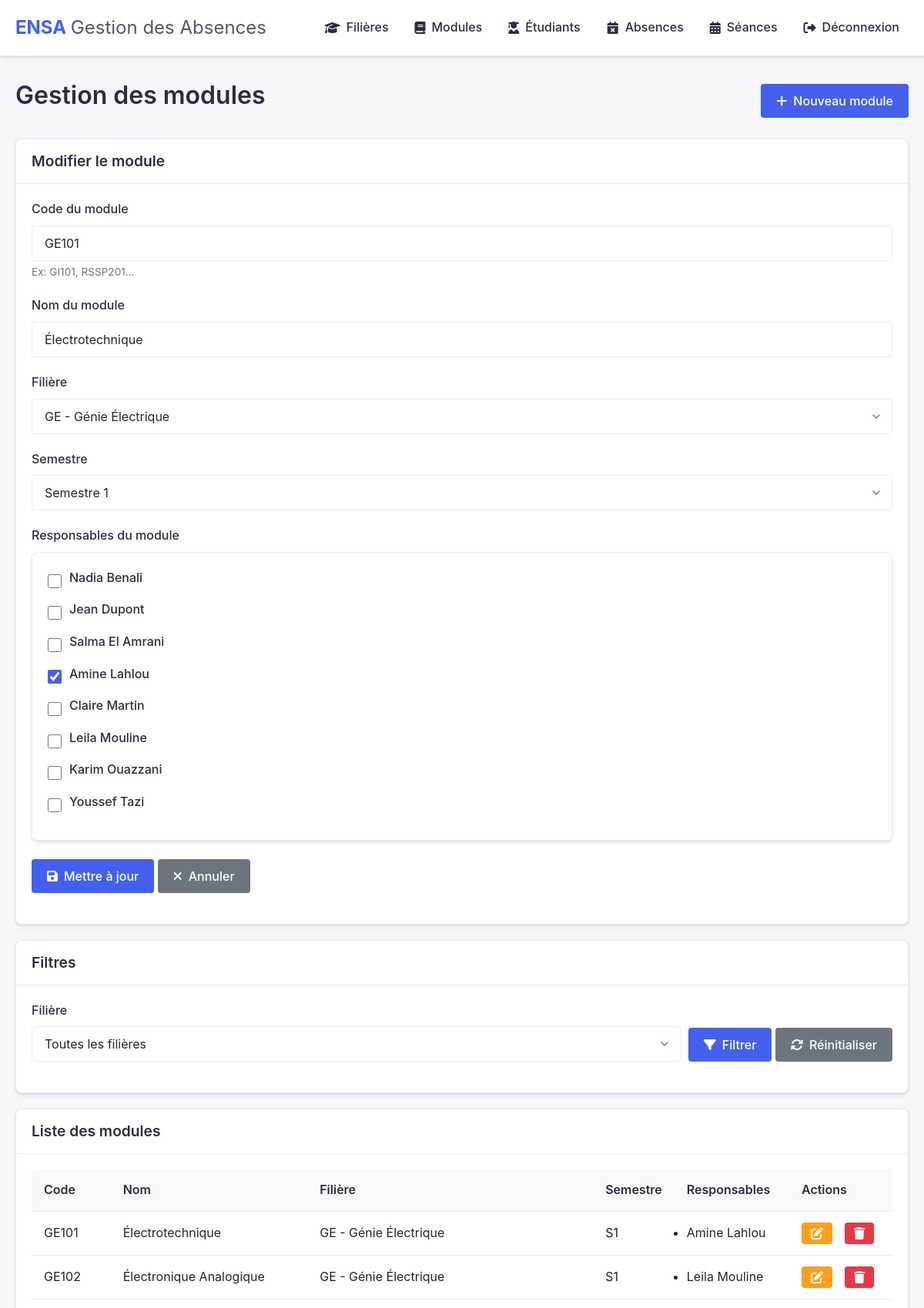
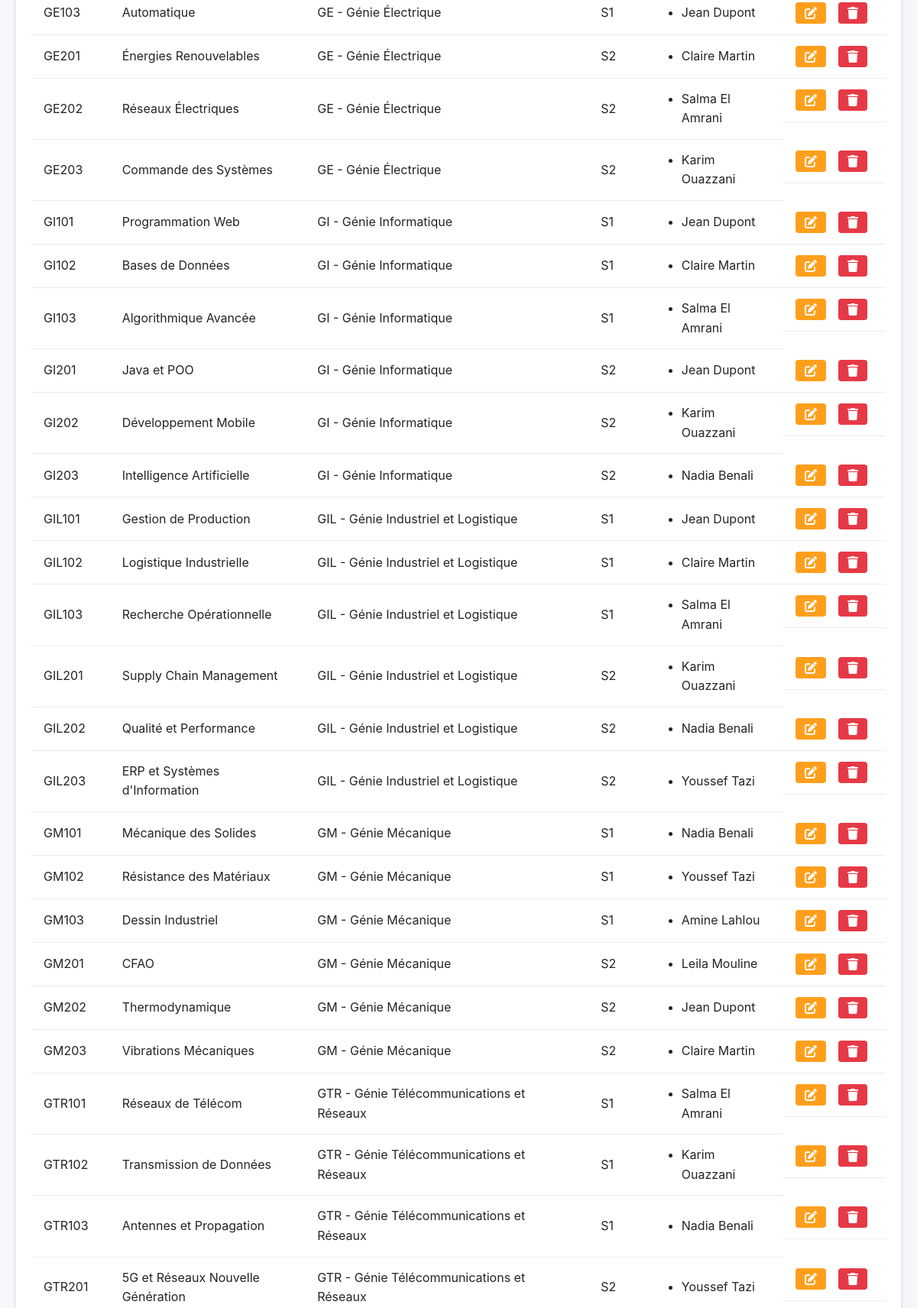
/admin/gestion_modules.php?edit=19 (signed in, upper part), run on the app's committed database (2 pictures, top to bottom).
### tables this page shows
CREATE TABLE IF NOT EXISTS responsables (
    id INT AUTO_INCREMENT PRIMARY KEY,
    nom VARCHAR(100) NOT NULL COMMENT 'Nom de famille',
    prenom VARCHAR(100) NOT NULL COMMENT 'Prénom',
    email VARCHAR(100) NOT NULL UNIQUE COMMENT 'Email professionnel',
    telephone VARCHAR(20) COMMENT 'Numéro de téléphone',
    INDEX idx_responsable_email (email)
);

CREATE TABLE IF NOT EXISTS modules (
    id INT AUTO_INCREMENT PRIMARY KEY,
    code VARCHAR(20) NOT NULL UNIQUE COMMENT 'Code unique du module',
    nom VARCHAR(100) NOT NULL COMMENT 'Nom complet du module',
    filiere_id INT NOT NULL COMMENT 'Référence à la filière parente',
    semestre ENUM('S1', 'S2') NOT NULL COMMENT 'Semestre d\'enseignement',
    FOREIGN KEY (filiere_id) REFERENCES filieres(id) ON DELETE CASCADE,
    INDEX idx_module_filiere (filiere_id)
);

CREATE TABLE IF NOT EXISTS filieres (
    id INT AUTO_INCREMENT PRIMARY KEY,
    code VARCHAR(10) NOT NULL UNIQUE COMMENT 'Code court de la filière (ex: GI)',
    nom VARCHAR(100) NOT NULL COMMENT 'Nom complet de la filière',
    description VARCHAR(500) COMMENT 'Description courte de la filière',
    INDEX idx_filiere_code (code)
);

### admin/gestion_modules.php (the view, shortened to what this page needs)
<?php
$filieres = [];
$responsables = [];
$modules = [];
$module = [
    'id' => '',
    'code' => '',
    'nom' => '',
    'filiere_id' => '',
    'semestre' => '',
    'responsables' => []
];
$mode = 'create';
$filiere_filter = isset($_GET['filiere']) ? (int)$_GET['filiere'] : 0;
try {
    $pdo = connect();
    $stmt = $pdo->query("SELECT * FROM filieres ORDER BY code");
    $filieres = $stmt->fetchAll();
    $stmt = $pdo->query("SELECT * FROM responsables ORDER BY nom, prenom");
    $responsables = $stmt->fetchAll();
    if (isset($_GET['edit']) && !empty($_GET['edit'])) {
        $id = (int)$_GET['edit'];
        $stmt = $pdo->prepare("SELECT * FROM modules WHERE id = :id");
        $stmt->execute(['id' => $id]);
        $module = $stmt->fetch();
        if ($module) {
            $stmt = $pdo->prepare("
                SELECT responsable_id FROM responsables_modules WHERE module_id = :module_id
            ");
            $stmt->execute(['module_id' => $id]);
            $module_responsables = $stmt->fetchAll(PDO::FETCH_COLUMN);
            $module['responsables'] = $module_responsables;
            $mode = 'edit';
        } else {
            $_SESSION['error'] = "Module non trouvé.";
            header('Location: gestion_modules.php' . ($filiere_filter ? "?filiere=$filiere_filter" : ''));
            exit;
        }
    }
    $query = "
        SELECT m.*, f.code as filiere_code, f.nom as filiere_nom
        FROM modules m
        JOIN filieres f ON m.filiere_id = f.id
    ";
    $query .= " ORDER BY f.code, m.semestre, m.code";
    $stmt = $pdo->prepare($query);
    if ($filiere_filter > 0) {
        $stmt->execute(['filiere_id' => $filiere_filter]);
    } else {
        $stmt->execute();
    }
    $modules = $stmt->fetchAll();
    foreach ($modules as &$m) {
        $stmt = $pdo->prepare("
            SELECT r.nom, r.prenom
            FROM responsables_modules mr
            JOIN responsables r ON mr.responsable_id = r.id
            WHERE mr.module_id = :module_id
        ");
        $stmt->execute(['module_id' => $m['id']]);
        $m['responsables'] = $stmt->fetchAll();
    }
} catch (PDOException $e) {
    $_SESSION['error'] = 'Erreur de base de données.';
    error_log('Erreur gestion_modules: ' . $e->getMessage());
}
include '../includes/header.php';
?>
<div class="flex justify-between align-center mb-20">
    <h1>Gestion des modules</h1>
    <button id="showFormBtn" class="btn">
        <i class="fas fa-plus"></i> Nouveau module
    </button>
</div>
<div class="card mb-20" id="formCard" style="<?php echo ($mode === 'create' && !isset($_SESSION['error'])) ? 'display: none;' : ''; ?>">
    <div class="card-header">
        <h2><?php echo ($mode === 'edit') ? 'Modifier le module' : 'Ajouter un module'; ?></h2>
    </div>
    <div class="card-body">
        <form action="gestion_modules.php<?php echo $filiere_filter ? "?filiere=$filiere_filter" : ''; ?>" method="post">
            <div class="form-group">
                <label for="code">Code du module</label>
                <input type="text" class="form-control" id="code" name="code"
                       value="<?php echo htmlspecialchars($module['code']); ?>" required>
                <small>Ex: GI101, RSSP201...</small>
            </div>
            <div class="form-group">
                <label for="nom">Nom du module</label>
                <input type="text" class="form-control" id="nom" name="nom"
                       value="<?php echo htmlspecialchars($module['nom']); ?>" required>
            </div>
            <div class="form-group">
                <label for="filiere_id">Filière</label>
                <select class="form-select" id="filiere_id" name="filiere_id" required>
                    <?php foreach ($filieres as $f): ?>
                        <option value="<?php echo (int)$f['id']; ?>"
                            <?php echo ($module['filiere_id'] == $f['id']) ? 'selected' : ''; ?>>
                            <?php echo htmlspecialchars($f['code'] . ' - ' . $f['nom']); ?>
                        </option>
                    <?php endforeach; ?>
                </select>
            </div>
            <div class="form-group">
                <label for="semestre">Semestre</label>
                <select class="form-select" id="semestre" name="semestre" required>
                    <option value="S1" <?php echo ($module['semestre'] === 'S1') ? 'selected' : ''; ?>>Semestre 1</option>
                </select>
            </div>
            <div class="form-group">
                <label>Responsables du module</label>
                <div class="card">
                    <div class="card-body">
                        <?php foreach ($responsables as $r): ?>
                            <div class="form-check">
                                <input type="checkbox" id="responsable_<?php echo (int)$r['id']; ?>"
                                       name="responsable_ids[]" value="<?php echo (int)$r['id']; ?>"
                                    <?php echo (in_array($r['id'], $module['responsables'] ?? [])) ? 'checked' : ''; ?>>
                                <label for="responsable_<?php echo (int)$r['id']; ?>">
                                    <?php echo htmlspecialchars($r['prenom'] . ' ' . $r['nom']); ?>
                                </label>
                            </div>
                        <?php endforeach; ?>
                    </div>
                </div>
            </div>
            <div class="form-group">
                <button type="submit" class="btn">
                    <i class="fas fa-save"></i> <?php echo ($mode === 'edit') ? 'Mettre à jour' : 'Enregistrer'; ?>
                </button>
                <a href="gestion_modules.php<?php echo $filiere_filter ? "?filiere=$filiere_filter" : ''; ?>" class="btn btn-secondary">
                    <i class="fas fa-times"></i> Annuler
                </a>
            </div>
        </form>
    </div>
</div>
<div class="card mb-20">
    <div class="card-header">
        <h2>Filtres</h2>
    </div>
    <div class="card-body">
        <form action="gestion_modules.php" method="get" class="flex gap-10">
            <div class="form-group" style="flex: 1;">
                <label for="filiere">Filière</label>
                <select class="form-select" id="filiere" name="filiere">
                    <option value="">Toutes les filières</option>
                </select>
            </div>
            <div class="form-group" style="align-self: flex-end;">
                <button type="submit" class="btn">
                    <i class="fas fa-filter"></i> Filtrer
                </button>
                <a href="gestion_modules.php" class="btn btn-secondary">
                    <i class="fas fa-sync-alt"></i> Réinitialiser
                </a>
            </div>
        </form>
    </div>
</div>
<div class="card">
    <div class="card-header">
        <h2>Liste des modules</h2>
    </div>
    <div class="card-body">
        <?php if (empty($modules)): ?>
            <p>Aucun module enregistré.</p>
        <?php else: ?>
            <table class="table">
                <thead>
                    <tr>
                        <th>Code</th>
                        <th>Nom</th>
                        <th>Filière</th>
                        <th>Semestre</th>
                        <th>Responsables</th>
                        <th>Actions</th>
                    </tr>
                </thead>
                <tbody>
                    <?php foreach ($modules as $m): ?>
                        <tr>
                            <td><?php echo htmlspecialchars($m['code']); ?></td>
                            <td><?php echo htmlspecialchars($m['nom']); ?></td>
                            <td><?php echo htmlspecialchars($m['filiere_code'] . ' - ' . $m['filiere_nom']); ?></td>
                            <td><?php echo htmlspecialchars($m['semestre']); ?></td>
                            <td>
                                <?php if (empty($m['responsables'])): ?>
                                    <em>Aucun responsable</em>
                                <?php else: ?>
                                    <ul>
                                        <?php foreach ($m['responsables'] as $resp): ?>
                                            <li><?php echo htmlspecialchars($resp['prenom'] . ' ' . $resp['nom']); ?></li>
                                        <?php endforeach; ?>
                                    </ul>
                                <?php endif; ?>
                            </td>
                            <td class="table-actions">
                                <a href="gestion_modules.php?edit=<?php echo (int)$m['id']; ?><?php echo $filiere_filter ? "&filiere=$filiere_filter" : ''; ?>" class="btn btn-sm btn-warning">
                                    <i class="fas fa-edit"></i>
                                </a>
                                <a href="#" class="btn btn-sm btn-danger delete-btn"
                                   data-id="<?php echo (int)$m['id']; ?>"
                                   data-name="<?php echo htmlspecialchars($m['code'] . ' - ' . $m['nom']); ?>">
                                    <i class="fas fa-trash"></i>
                                </a>
                            </td>
                        </tr>
                    <?php endforeach; ?>
                </tbody>
            </table>
        <?php endif; ?>
    </div>
</div>
<?php include '../includes/footer.php'; ?>

### assets/css/styles.css (style rules this page uses)
:root { --primary-color: #4361ee; --primary-dark: #3a56d4; --primary-light: #eef2ff; --secondary-color: #2b2d42; --success-color: #2ec4b6; --danger-color: #e63946; --warning-color: #ff9f1c; --info-color: #4cc9f0; --light-color: #f8f9fa; --dark-color: #212529; --gray-color: #6c757d; --gray-light: #e9ecef; --white-color: #ffffff; --shadow: 0 4px 6px rgba(0, 0, 0, 0.05), 0 1px 3px rgba(0, 0, 0, 0.1); --shadow-lg: 0 10px 15px -3px rgba(0, 0, 0, 0.1), 0 4px 6px -2px rgba(0, 0, 0, 0.05); --border-radius: 8px; --border-radius-sm: 4px; --border-radius-lg: 12px; --transition: all 0.3s ease; --font-family: "Poppins", -apple-system, BlinkMacSystemFont, "Segoe UI", Roboto, Oxygen, Ubuntu, Cantarell, "Open Sans", "Helvetica Neue", sans-serif; }
* { margin: 0; padding: 0; box-sizing: border-box; }
body { font-family: var(--font-family); line-height: 1.6; color: var(--dark-color); background-color: #f5f7fa; font-size: 16px; }
h1, h2, h3, h4, h5, h6 { font-weight: 600; line-height: 1.3; margin-bottom: 0.5em; color: var(--secondary-color); }
h1 { font-size: 2rem; margin-bottom: 1rem; }
h2 { font-size: 1.5rem; }
a { color: var(--primary-color); text-decoration: none; transition: var(--transition); }
.card { background-color: var(--white-color); border-radius: var(--border-radius); box-shadow: var(--shadow); margin-bottom: 24px; overflow: hidden; border: 1px solid var(--gray-light); transition: var(--transition); }
.card-header { padding: 16px 20px; background-color: var(--white-color); border-bottom: 1px solid var(--gray-light); display: flex; justify-content: space-between; align-items: center; }
.card-header h2 { font-size: 1.2rem; color: var(--secondary-color); margin: 0; }
.card-body { padding: 20px; }
.form-group { margin-bottom: 20px; }
.form-group label { display: block; margin-bottom: 8px; font-weight: 500; color: var(--secondary-color); }
.form-group small { display: block; margin-top: 4px; color: var(--gray-color); font-size: 0.85rem; }
.form-control { width: 100%; padding: 12px 16px; border: 1px solid var(--gray-light); border-radius: var(--border-radius-sm); font-size: 1rem; transition: var(--transition); background-color: var(--white-color); color: var(--dark-color); font-family: var(--font-family); }
.form-select { width: 100%; padding: 12px 16px; border: 1px solid var(--gray-light); border-radius: var(--border-radius-sm); font-size: 1rem; transition: var(--transition); background-color: var(--white-color); color: var(--dark-color); appearance: none; background-repeat: no-repeat; background-position: right 12px center; background-size: 16px; padding-right: 40px; font-family: var(--font-family); }
.form-check { display: flex; align-items: center; margin-bottom: 8px; }
.form-check input[type="checkbox"] { margin-right: 10px; width: 18px; height: 18px; accent-color: var(--primary-color); }
.btn { display: inline-flex; align-items: center; justify-content: center; padding: 10px 20px; background-color: var(--primary-color); color: var(--white-color); border: none; border-radius: var(--border-radius-sm); cursor: pointer; text-decoration: none; font-size: 1rem; font-weight: 500; transition: var(--transition); text-align: center; line-height: 1.5; gap: 8px; font-family: var(--font-family); }
.btn i { font-size: 1rem; }
.btn-sm { padding: 6px 12px; font-size: 0.875rem; }
.btn-danger { background-color: var(--danger-color); }
.btn-warning { background-color: var(--warning-color); }
.btn-secondary { background-color: var(--gray-color); }
.table { width: 100%; border-collapse: separate; border-spacing: 0; margin-bottom: 20px; border-radius: var(--border-radius-sm); overflow: hidden; }
.table th, .table td { padding: 14px 16px; text-align: left; border-bottom: 1px solid var(--gray-light); }
.table th { background-color: var(--light-color); font-weight: 600; color: var(--secondary-color); white-space: nowrap; }
.table-actions { display: flex; gap: 8px; }
.table-actions a { margin-right: 8px; }
.mb-20 { margin-bottom: 20px; }
.flex { display: flex; }
.justify-between { justify-content: space-between; }
.align-center { align-items: center; }
.gap-10 { gap: 10px; }
.card { animation: fadeIn 0.3s ease-out; }

### data on the page
responsables: prenom+nom "Nadia Benali"
responsables: prenom+nom "Jean Dupont"
responsables: prenom+nom "Salma El Amrani"
responsables: id "☑", prenom+nom "Amine Lahlou"
responsables: prenom+nom "Claire Martin"
responsables: prenom+nom "Leila Mouline"
responsables: prenom+nom "Karim Ouazzani"
responsables: prenom+nom "Youssef Tazi"
modules: code "GE101", nom "Électrotechnique", filiere.nom "GE - Génie Électrique", semestre "S1"
modules: code "GE102", nom "Électronique Analogique", filiere.nom "GE - Génie Électrique", semestre "S1"
modules: code "GE103", nom "Automatique", filiere.nom "GE - Génie Électrique", semestre "S1"
modules: code "GE201", nom "Énergies Renouvelables", filiere.nom "GE - Génie Électrique", semestre "S2"
modules: code "GE202", nom "Réseaux Électriques", filiere.nom "GE - Génie Électrique", semestre "S2"
modules: code "GE203", nom "Commande des Systèmes", filiere.nom "GE - Génie Électrique", semestre "S2"
modules: code "GI101", nom "Programmation Web", filiere.nom "GI - Génie Informatique", semestre "S1"
modules: code "GI102", nom "Bases de Données", filiere.nom "GI - Génie Informatique", semestre "S1"
modules: code "GI103", nom "Algorithmique Avancée", filiere.nom "GI - Génie Informatique", semestre "S1"
modules: code "GI201", nom "Java et POO", filiere.nom "GI - Génie Informatique", semestre "S2"
modules: code "GI202", nom "Développement Mobile", filiere.nom "GI - Génie Informatique", semestre "S2"
modules: code "GI203", nom "Intelligence Artificielle", filiere.nom "GI - Génie Informatique", semestre "S2"
modules: code "GIL101", nom "Gestion de Production", filiere.nom "GIL - Génie Industriel et Logistique", semestre "S1"
modules: code "GIL102", nom "Logistique Industrielle", filiere.nom "GIL - Génie Industriel et Logistique", semestre "S1"
modules: code "GIL103", nom "Recherche Opérationnelle", filiere.nom "GIL - Génie Industriel et Logistique", semestre "S1"
modules: code "GIL201", nom "Supply Chain Management", filiere.nom "GIL - Génie Industriel et Logistique", semestre "S2"
modules: code "GIL202", nom "Qualité et Performance", filiere.nom "GIL - Génie Industriel et Logistique", semestre "S2"
modules: code "GIL203", nom "ERP et Systèmes d'Information", filiere.nom "GIL - Génie Industriel et Logistique", semestre "S2"
modules: code "GM101", nom "Mécanique des Solides", filiere.nom "GM - Génie Mécanique", semestre "S1"
modules: code "GM102", nom "Résistance des Matériaux", filiere.nom "GM - Génie Mécanique", semestre "S1"
modules: code "GM103", nom "Dessin Industriel", filiere.nom "GM - Génie Mécanique", semestre "S1"
modules: code "GM201", nom "CFAO", filiere.nom "GM - Génie Mécanique", semestre "S2"
modules: code "GM202", nom "Thermodynamique", filiere.nom "GM - Génie Mécanique", semestre "S2"
modules: code "GM203", nom "Vibrations Mécaniques", filiere.nom "GM - Génie Mécanique", semestre "S2"
modules: code "GTR101", nom "Réseaux de Télécom", filiere.nom "GTR - Génie Télécommunications et Réseaux", semestre "S1"
modules: code "GTR102", nom "Transmission de Données", filiere.nom "GTR - Génie Télécommunications et Réseaux", semestre "S1"
modules: code "GTR103", nom "Antennes et Propagation", filiere.nom "GTR - Génie Télécommunications et Réseaux", semestre "S1"
modules: code "GTR201", nom "5G et Réseaux Nouvelle Génération", filiere.nom "GTR - Génie Télécommunications et Réseaux", semestre "S2"

### other printed values
form field filiere_id "GE - Génie Électrique"
